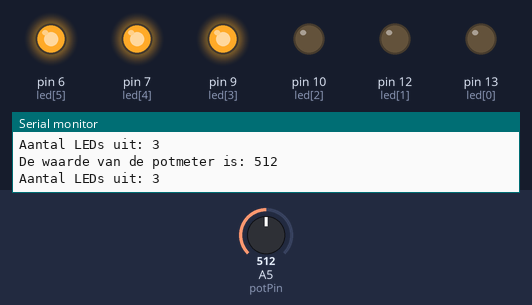
A sketch run on a simulated Arduino Uno, built with avr-gcc and run on an emulated ATmega328P. On the bench: output pins drawn as LEDs (lit = HIGH), the last lines printed to the serial monitor. The test bench sets the inputs (shaded band); at power-on: A5 (potPin) = 512.

Above: at 1.3 s.
1.4 s: A5 (potPin) set to 673
2.9 s: A5 (potPin) set to 695
At 3.6 s:
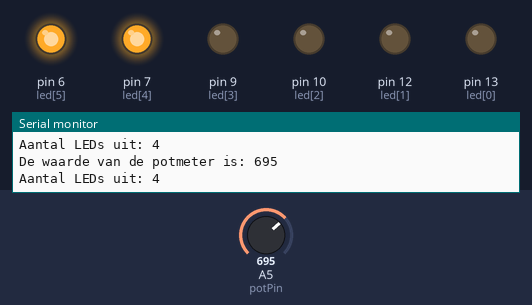
4.5 s: A5 (potPin) set to 511
At 4.8 s:
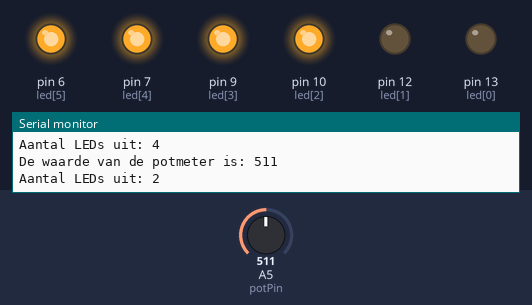
6.0 s: A5 (potPin) set to 359
7.5 s: A5 (potPin) set to 325
At 8.4 s:
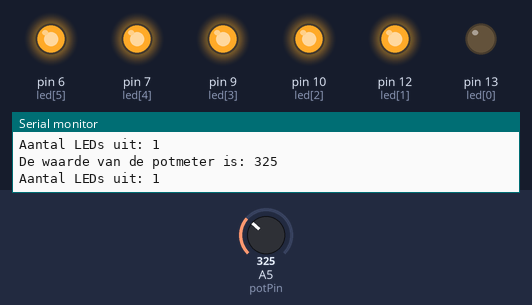
9.0 s: A5 (potPin) set to 716
At 9.7 s:
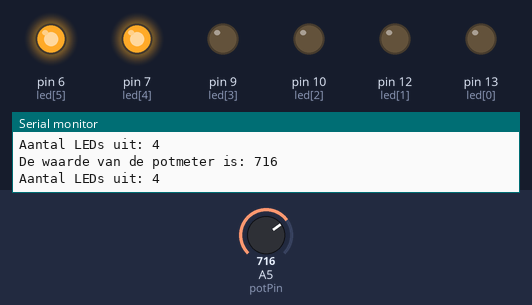
Timing chart, 0 to 11.5 s (numbered marks = the images above; inputs shaded):
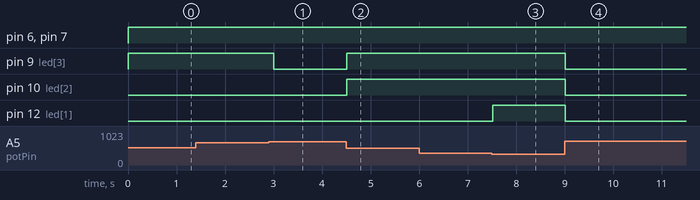

The sketch:

Opdracht_4.ino
```cpp
// Definieer de pin voor de potentiometer
const int potPin = A5;
// Definieer de pins voor de LEDs
const int led[] = {13, 12, 10, 9, 7, 6}; // Veel LEDs dus in een array

// Variabelen voor de potmeterwaarde en de teller
int potmeterWaarde = 0;
int counter = 0;

void setup() {
  // Stel de pinnen van de LEDs in als uitvoer
  for (int i = 0; i < 6; i++) {
    pinMode(led[i], OUTPUT);
  }

  // Start de seriële communicatie
  Serial.begin(9600);
}

void loop() {
  // Lees de waarde van de potentiometer
  potmeterWaarde = analogRead(potPin);

  // Map de potmeterwaarde naar een waarde tussen 0 en 6
  // Dit wordt gebruikt om te bepalen hoeveel LEDs aan moeten zijn
  counter = map(potmeterWaarde, 0, 1023, 0, 6);

  // Ga door elke LED
  for (int i = 0; i < 6; i++) {
    // Als de huidige LED binnen de teller valt, zet deze dan uit
    if (i < counter) {
      digitalWrite(led[i], LOW);  // LED uit
    }
    // Anders, zet de LED aan
    else {
      digitalWrite(led[i], HIGH); // LED aan
    }
  }

  // Print de waarde van de potmeter naar de seriële monitor
  Serial.print("De waarde van de potmeter is: ");
  Serial.println(potmeterWaarde);

  // Print het aantal uitgeschakelde LEDs naar de seriële monitor
  Serial.print("Aantal LEDs uit: ");
  Serial.println(counter);

  // Wacht 500ms voordat de volgende lezing wordt gedaan
  delay(500);
}
```

Measured:
- the behaviour switches between 681 and 682 on A5 (potPin) (found by bisection; images 0 and 1)
- the behaviour switches between 341 and 340 on A5 (potPin) (found by bisection; images 2 and 3)
- after the input at 2.9 s, pin 9 (led[3]): HIGH → LOW after 0.11 s
- after the input at 4.5 s, pin 9 (led[3]), pin 10 (led[2]): LOW → HIGH at once
- after the input at 7.5 s, pin 12 (led[1]): LOW → HIGH at once
- after the input at 9.0 s, pin 9 (led[3]), pin 10 (led[2]), pin 12 (led[1]): HIGH → LOW at once
